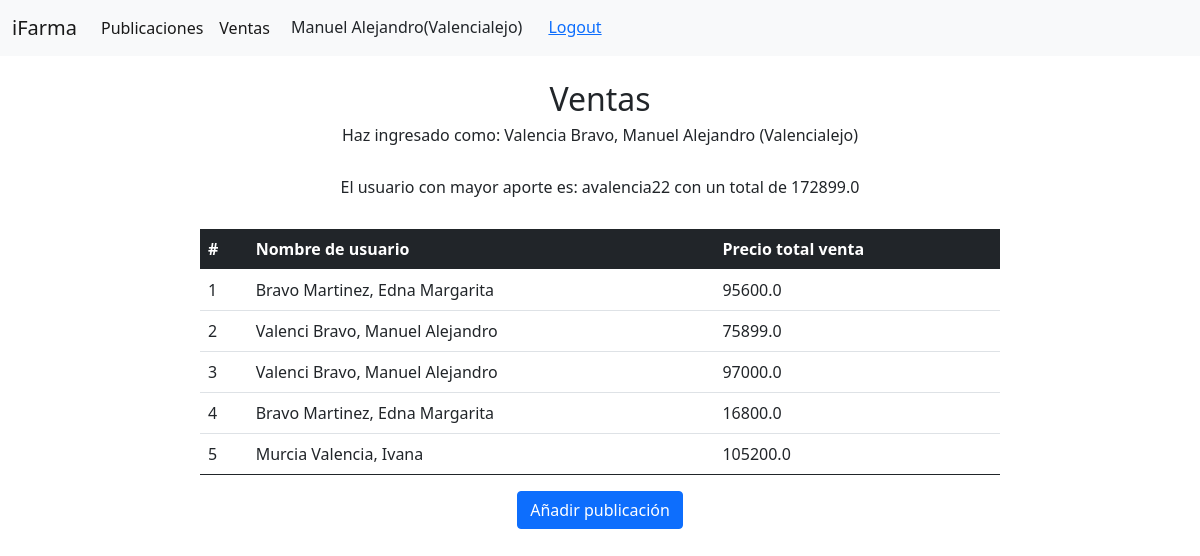
Page /ventas/ (signed in) on the committed database.
### Plataforma/models.py (models this page shows, shortened)
class Usuario(models.Model):
    nombre=models.CharField(max_length=20,verbose_name="nombre")
    apellidos=models.CharField(max_length=20,verbose_name="apellidos")
    usuario=models.CharField(max_length=15,verbose_name="usuario")
    contraseña=models.CharField(max_length=20,verbose_name="contraseña")
    def admin(self):
        return "{}, {}".format(self.apellidos,self.nombre)
    def __str__(self):
        return self.admin()

class Venta(models.Model):
    precio_t=models.FloatField()
    user=models.ForeignKey(Usuario,on_delete=models.CASCADE)

### Plataforma/views.py (the view)
# urls.py: path('ventas/',ventas,name="ventas"),
def ventas(request):
    ventas=Venta.objects.all()
    usuarios=Usuario.objects.all()
    max=0
    usuario_max=''
    for u in usuarios:
        for i in ventas:
            precio=Venta.objects.filter(user=u.id).aggregate(Sum('precio_t'))
        preciot=precio['precio_t__sum']
        if preciot!=None:
            if preciot>max:
                max=preciot
                usuario_max=u.usuario
    data={
        'ventas':ventas,
        'usuario_max':usuario_max,
        'max_ventas':max,
    }
    return render(request,"ventas.html",data)

### Plataforma/templates/ventas.html (shortened to what this page needs)
{% extends "dad_template.html" %}
{%block content%}
    {% if user.is_authenticated %}
        <div align="center">
                <div class="col-md-8">
                    <h2>Ventas</h2>
                    <h6>Haz ingresado como: {{user.last_name}}, {{user.first_name}}   ({{user.username}})</h6><br>
                    <h6>El usuario con mayor aporte es: {{usuario_max}} con un total de {{max_ventas}}</h6><br>
                    <div class="table-responsive">
                        <table class="table">
                            <thead class="table-dark">
                                <tr>
                                    <th class="centrado">#</th>
                                    <th class="centrado">Nombre de usuario</th>
                                    <th>Precio total venta</th>
                                </tr>
                            </thead>
                            <tbody>
                                {% for p in ventas %}
                                <tr>
                                    <td>{{forloop.counter}}</td>
                                    <td>{{p.user}}</td>
                                    <td>{{p.precio_t}}</td>
                                </tr>
                                {% endfor %}
                        </table>
                    </div>
                    <a class="btn btn-primary" href="{% url 'add' user.id %}">Añadir publicación</a>
                </div>
        </div>
    {% else %}
        <div align="center">
            <br><br><br><br>
            <h1 class="fw-bold">BIENVENIDO A LA RED DE USUARIOS <br>DE INDUSTRIAS FARMACEUTICAS iFarma</h1><br>
            <h6 class="fs-2">Por favor ingresa tu usuario y contraseña para continuar</h6>
        </div>
    {%endif%}
{%endblock%}

### Plataforma/templates/dad_template.html (shortened to what this page needs)
<!DOCTYPE html>
<html>
<head>
    <link href="https://cdn.jsdelivr.net/npm/bootstrap@5.1.0/dist/css/bootstrap.min.css" rel="stylesheet">
</head>
<body>
    {% include "nv_bar.html" %}
    <br>
    {% block content %}
    {% endblock %}
</body>
</html>

### Plataforma/templates/nv_bar.html (shortened to what this page needs)
<nav class="navbar navbar-expand-lg navbar-light bg-light">
  <div class="container-fluid">
    <a class="navbar-brand" href="/">iFarma</a>
    <div class="collapse navbar-collapse" id="navbarNavAltMarkup">
      <div class="navbar-nav">
        <li class="nav-item">
          <a class="nav-link active" aria-current="page" href="/publicaciones/">Publicaciones</a>
        </li>
        <li class="nav-item">
          <a class="nav-link active" aria-current="page" href="/ventas/">Ventas</a>
        </li>
        {%if user.is_authenticated%}
          <a class="btn" href="#">{{ user.first_name }}({{ user.username }})</a>
          <a class="btn btn-link" href="{% url 'logout' %}">Logout</a>
        {%else%}
          <a class="nav-link active" aria-current="page" href="/login/">Login</a>
          <a class="nav-link" href="/registro/">Sign Up</a>
        {%endif%}
      </div>
    </div>
  </div>
</nav>

### rows in the picture
Usuario: usuario "avalencia22"
Venta: user "Bravo Martinez, Edna Margarita", precio_t "95600.0"
Venta: user "Valenci Bravo, Manuel Alejandro", precio_t "75899.0"
Venta: user "Valenci Bravo, Manuel Alejandro", precio_t "97000.0"
Venta: user "Bravo Martinez, Edna Margarita", precio_t "16800.0"
Venta: user "Murcia Valencia, Ivana", precio_t "105200.0"

### other values in the picture
{{ user.first_name }} "Manuel Alejandro"
{{ user.username }} "Valencialejo"
{{ user.last_name }} "Valencia Bravo"
{{ max_ventas }} "172899.0"
